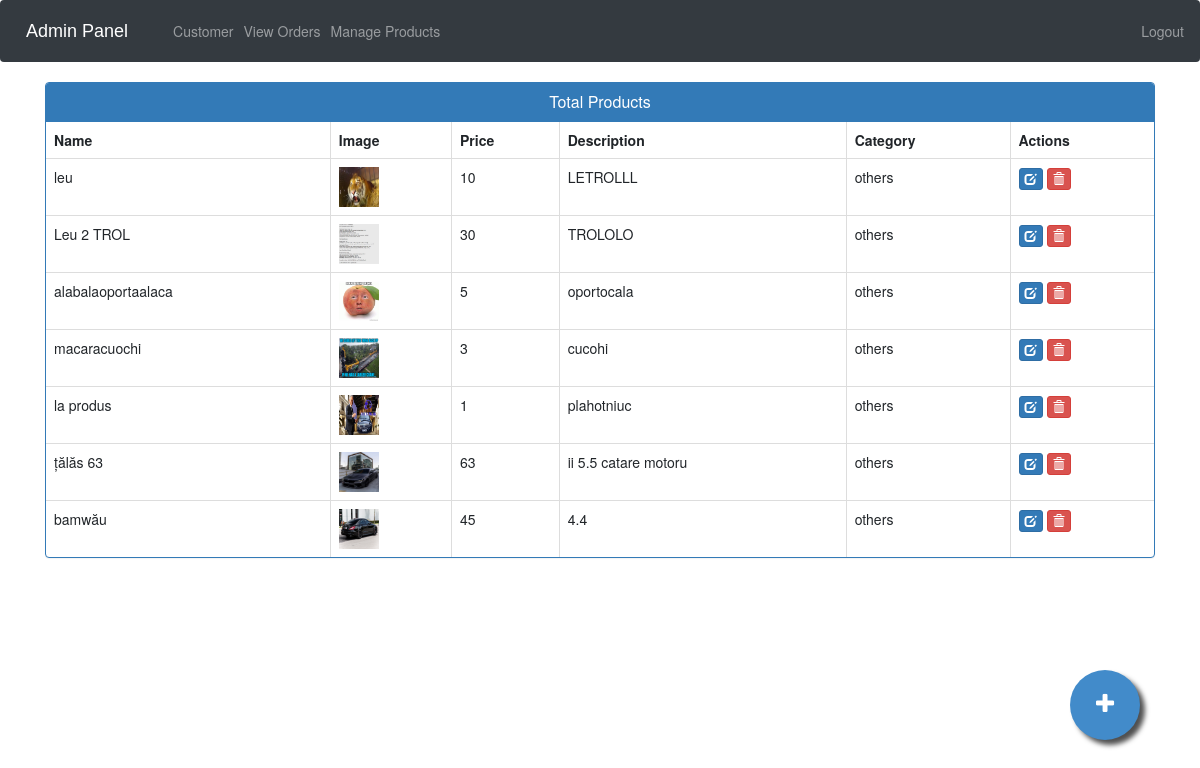
The page /admin-products/ (signed in) on the database its author committed.
### ecom/models.py (models this page shows, shortened)
class Product(models.Model):
    name = models.CharField(max_length=40)
    product_image = models.ImageField(upload_to='product_image/', null=True, blank=True)
    price = models.PositiveIntegerField()
    description = models.CharField(max_length=40)
    category = models.CharField(max_length=40, default='others')

### ecom/views.py (the view)
# urls.py: path('admin-products/', views.admin_products_view, name='admin-products'),
@login_required(login_url='adminlogin')
def admin_products_view(request):
    products = models.Product.objects.all()
    return render(request, 'ecom/admin_products.html', {'products': products})

### templates/ecom/admin_products.html (shortened to what this page needs)
{% extends 'ecom/admin_base.html' %}
{% load static %}
{% block content %}
<head>
  <link href="//netdna.bootstrapcdn.com/bootstrap/3.0.0/css/bootstrap.min.css" rel="stylesheet" id="bootstrap-css">
</head>
<div class="container">
  <div class="panel panel-primary">
    <div class="panel-heading">
      <h6 class="panel-title">Total Products</h6>
    </div>
    <table class="table table-hover table-bordered" id="dev-table">
      <thead>
        <tr>
          <th>Name</th>
          <th>Image</th>
          <th>Price</th>
          <th>Description</th>
          <th>Category</th>
            <th>Actions</th>
        </tr>
      </thead>
      {% for p in products %}
  {% if p %}
      <tr>
        <td> {{p.name}}</td>
        <td> <img src="{% static p.product_image.url %}" alt="Profile Pic" height="40px" width="40px" /></td>
        <td>{{p.price}}</td>
        <td>{{p.description}}</td>
          <td>{{ p.category }}</td>
        <td><a class="btn btn-primary btn-xs" href="{% url 'update-product' p.id  %}"><span class="glyphicon glyphicon-edit"></span></a>
          <a class="btn btn-danger btn-xs" href="{% url 'delete-product' p.id  %}"><span class="glyphicon glyphicon-trash"></span></a></td>
      </tr>
      {%else%}
      <br><br><br>
      <h1>No Products!!</h1>
      {% endif %}
      {% endfor %}
    </table>
  </div>
</div>
<a href="/admin-add-product" class="float">
<i class="fa fa-plus my-float"></i>
</a>
{% endblock content %}

### templates/ecom/admin_base.html (style rules this page uses)
.fa { font-size: 23px; width: 2em; height: 2em; text-align: center; text-decoration: none; margin: 5px 2px; border-radius: 50%; padding-top: 0.5em; }

### templates/ecom/admin_products.html (style rules this page uses)
a:link { text-decoration: none; }
h6 { text-align: center; }
.float { position:fixed; width:70px; height:70px; bottom:60px; right:60px; background-color:#428bca; color:#FFF; border-radius:50px; text-align:center; box-shadow: 5px 5px 5px #505050; }
.my-float { margin-top:22px; }
.fa { padding: 0em 0.5em; }

### rows shown on the page
Product: name "leu", product_image (picture), price "10", description "LETROLLL", category "others"
Product: name "Leu 2 TROL", product_image (picture), price "30", description "TROLOLO", category "others"
Product: name "alabalaoportaalaca", product_image (picture), price "5", description "oportocala", category "others"
Product: name "macaracuochi", product_image (picture), price "3", description "cucohi", category "others"
Product: name "la produs", product_image (picture), price "1", description "plahotniuc", category "others"
Product: name "țălăs 63", product_image (picture), price "63", description "ii 5.5 catare motoru", category "others"
Product: name "bamwău", product_image (picture), price "45", description "4.4", category "others"
